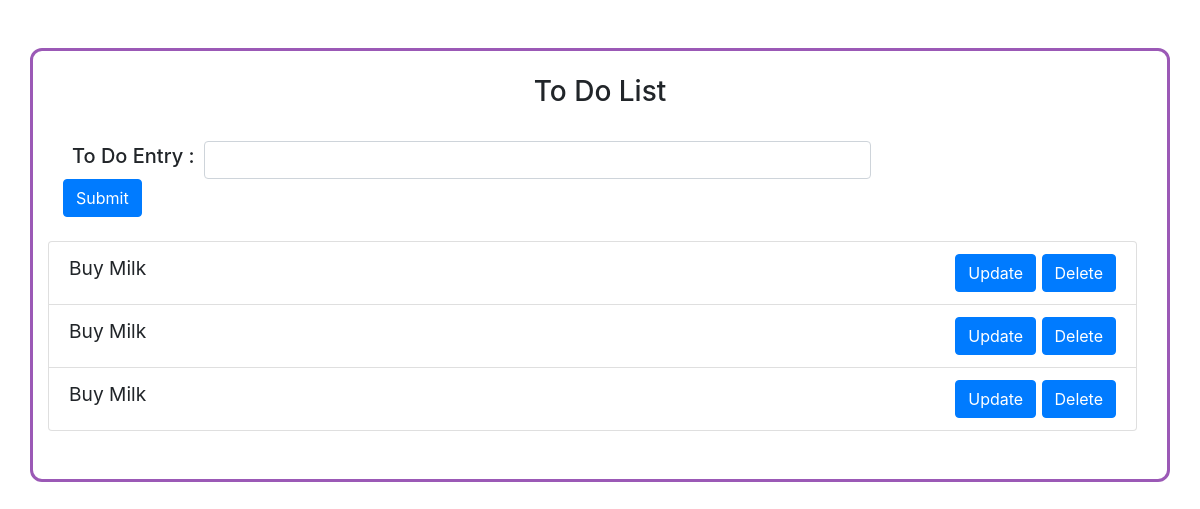
/index/1/, run on an earlier commit of the app's database.
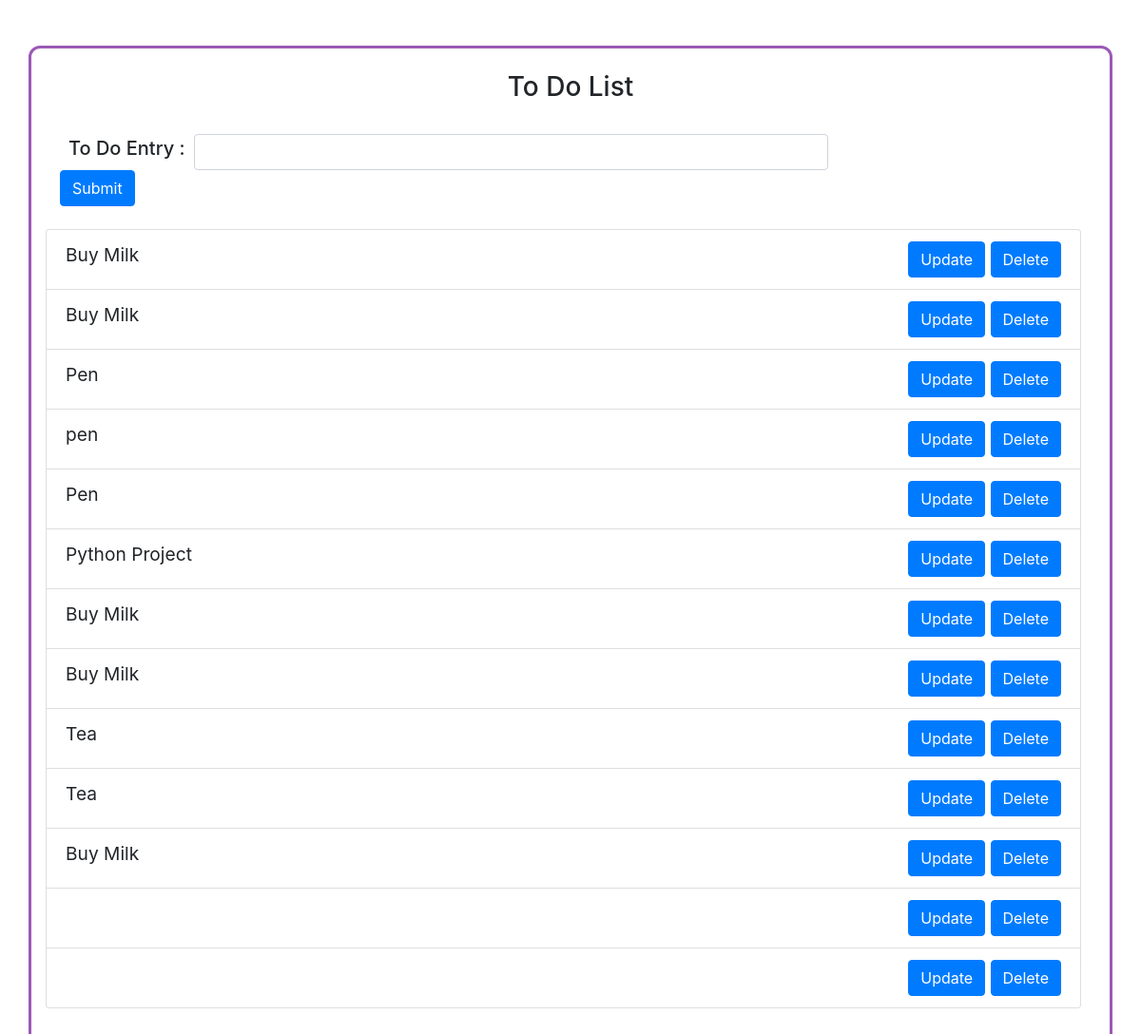
And on a later commit of the database.
### tasks/models.py (models this page shows, shortened)
class Task(models.Model):
    customer = models.ForeignKey(Consumer, default=1, on_delete=models.SET_DEFAULT)
    title = models.CharField(max_length=200)
    complete = models.BooleanField(default=False)
    created = models.DateTimeField(auto_now_add=True)

### tasks/views.py (the view)
# urls.py: path('index/<str:pk>/', views.index, name="index"),
def index(request, pk):
    customer = Consumer.objects.get(id=pk)
    task_list = customer.task_set.all()
    form = NewForm()
    if request.method == "POST":
        form = NewForm(request.POST)
        if form.is_valid():
            task = form.save()
            customer.task_set.add(task)
        return redirect('index', pk)
    context = {
        'task_list': task_list,
        'customer_id': pk,
        'form': form,
    }
    return render(request, 'tasks/index.html', context)

### tasks/forms.py
class NewForm(forms.ModelForm):
    class Meta:
        model = Task
        fields = ['title', 'complete']
        widgets = {
            'title': forms.TextInput(attrs={'class': 'form-control col-lg-9'}),
        }

### tasks/templates/tasks/index.html (shortened to what this page needs)
<!DOCTYPE html>
<html lang="en">
<head>
    <link rel="stylesheet" href="https://stackpath.bootstrapcdn.com/bootstrap/4.4.1/css/bootstrap.min.css"
>
</head>
<body>
<br>
<br>
<div class="container" id="page">
    <br>
    <h3 style = "text-align: center;">To Do List</h3>
    <br>
    <form method="POST" action="" class="form-inline">
        <div class="form-group col-lg-10">
            &nbsp;&nbsp;<h5>To Do Entry :</h5> &nbsp;&nbsp;{{ form.title }} &nbsp;&nbsp;
            <button type="submit" class="btn btn-primary" name="create_task">Submit</button>
        </div>
    </form>
    <br>
    <ul class = "list-group col-lg-12" id = "content">
        {% if task_list %}
            {% for task in task_list %}
            <li class="list-group-item">
                <div class="float-left">
                    {% if task.complete == True %}
                    <div class = "inactive">{{ task.title }}</div>
                    {% else %}
                        <span>{{ task.title }}</span>
                    {% endif %}
                </div>
                <div class="float-right">
                    <a class="btn btn-primary"role="button" href = "{% url 'update_task' customer_id task.id %}">Update</a>
                    <a class="btn btn-primary"role="button" href = "{% url 'delete_task' customer_id task.id %}">Delete</a>
                </div>
                <br>
            {% endfor %}
        {% endif %}
        </li>
    </ul>
    <br>
    <br>
</div>
</body>
</html>

### tasks/templates/tasks/index.html (style rules this page uses)
#content { font-weight: strong; font-size: 1.2em; }
#page { border-style: solid; border-color: #9b59b6; border-radius: 12px; }

What changed in the data, as far as the page shows it:
added Task: title "Pen"
added Task: title "pen"
added Task: title "Pen"
added Task: title "Python Project"
added Task: title "Buy Milk"
added Task: title "Tea"
added Task: title "Tea"
added Task: title "Buy Milk"
